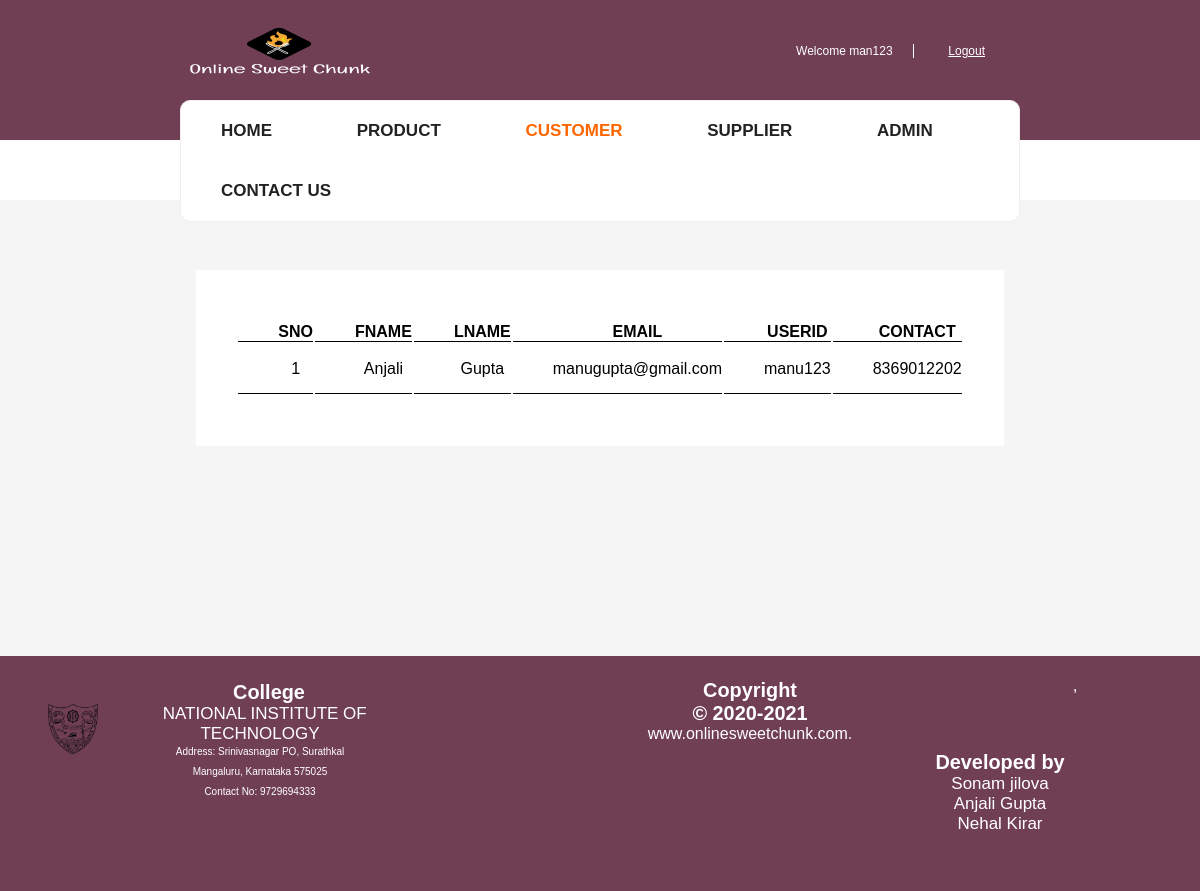
The page /admin/customer.php (signed in) on the database its author committed.
### tables this page shows
CREATE TABLE IF NOT EXISTS `contact` (
  `CONTACT` varchar(20) DEFAULT NULL,
  `EMAIL` varchar(30) DEFAULT NULL
);

CREATE TABLE IF NOT EXISTS `registration` (
  `FNAME` varchar(20) NOT NULL,
  `LNAME` varchar(20) DEFAULT NULL,
  `EMAIL` varchar(30) NOT NULL,
  `UNAME` varchar(20) NOT NULL,
  `PASSWORD` varchar(20) NOT NULL,
  `status` varchar(20) NOT NULL
);

### admin/customer.php (the view, shortened to what this page needs)
<?php include("dbconnect.php");?>
<?php include("header.php"); ?>
<nav id="menu">
<div class="menu">
			<ul>
				<li><a href="home.php" style="border:none;">Home</a></li>
				<li><a href="product.php" style="border:none;">Product</a></li>
				<li><a href="customer.php" style="border:none;" class="active">Customer</a></li>
				<li ><a href="supplier.php" style="border:none;">Supplier</a></li>
				<li ><a href="Admin.php" style="border:none;">Admin</a></li>
				<li ><a href="contact.php" style="border:none;">Contact Us</a></li>
			</ul>
			</div>
		</nav>
		</header>
<div id="body" style="padding:0; margin-top:-62px;">
<br>
<br>
<br>
<div id="container" style="border:none;">
			<table id="table">
			<thead>
			 <tr>
			 <th>
			 SNO
			 </th>
			 <th>
			 FNAME
			 </th>
			 <th>
			 LNAME
			 </th>
			 <th>
			 EMAIL
			 </th>
			 <th>
			  USERID
			 </th>
			 <th>
			  CONTACT
			 </th>
			 </tr>
			</thead>
			<tbody>
			<?php
                       $query ="select r.fname  , r.lname, r.email ,r.uname, c.contact from registration r , contact c where r.email=c.email and status='user'";
			       $result=mysqli_query($con,$query);
                    $sno=0;
                        while ($row = mysqli_fetch_assoc($result)) {
                            echo "<tr><form action='update.php' method='post'>";
							echo '<td>'.++$sno.'</td>';
                            echo '<td>'. $row['fname'].'</td>';
                               echo '<td>'. $row['lname'].'</td>';
								echo '<td>'. $row['email'].'</td>';
							    echo '<td>'. $row['uname'].'</td>';
								echo '<td>'. $row['contact'].'</td>';
                           echo '</tr> </form> ';
						}
			?>
			</tbody>
			</table>
			</div>
			<br>
		<br>
		<br>
         <br>
		 <br>
		 <br>
		 <br>
		  <br>
		 <br>
		 <br>
		</div>
<?php
include("footer.php");
?>

### admin/index.css (style rules this page uses)
body { margin:0; padding:0; font-family: sans-serif; }
#body { overflow:hidden; background: #f5f5f5; }
#body #container { color:#b13c68; margin:0 20px; padding:10px 20px; overflow:hidden; }

### admin/header.css (style rules this page uses)
* { padding: 0; margin:0; }
body { font-family: 'Roboto', sans-serif; }
nav .menu { width: 70%; margin: 0 auto; background-color: #fff; border: 1px solid #eee; border-radius: 10px ; position: relative; top:-40px; display: flex; justify-content: center; }
nav .menu ul { width: 100%; }
nav .menu ul li, nav .menu ul li .input-group { display: inline-block; }
nav .menu ul li { padding: 20px 15px; font-weight: bold; }
nav .menu ul li a { margin: 0 25px; text-decoration: none; color:#222; text-transform: uppercase; }
nav .menu ul li a.active { color: #ff6600; }

### admin/table.css (style rules this page uses)
#table { margin:0 auto; // border-bottom:1px solid black; background:#fff; padding:50px 40px; width:10%; }
th { border-bottom:1px solid black; padding-left:40px; height:20px; }
td { border-bottom:1px solid black; padding-left:40px; height:50px; text-align:center; }

### user/checkout.css (style rules this page uses)
body { font-family: :Arial, Helvetica, sans-serif; font-size: 17px; padding: 8px; }
* { box-sizing: border-box; }
a { border:1px solid lightgray; }

### user/registration_main.css (style rules this page uses)
* { margin: 0; padding: 0; font-family: sans-serif; }

### user/about.css (style rules this page uses)
* { margin:0; padding: 0; font-family: sans-serif; }

### rows shown on the page
contact: registration.FNAME "Anjali", registration.LNAME "Gupta", registration.EMAIL "manugupta@gmail.com", registration.UNAME "manu123", CONTACT "8369012202"

### other values the page prints
$_SESSION['uname'] "man123"
